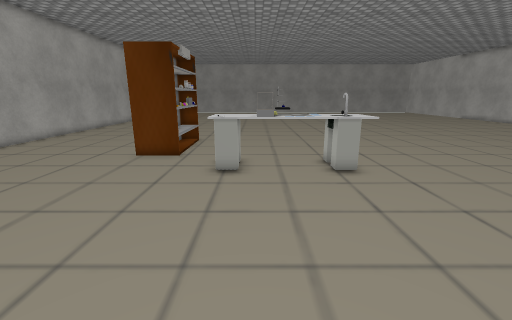
[1] (above)

18 first-person views from a walk through a Unity game level. The camera is 1.5 m above the floor, tilts 14° down and sees 90° across. The floor is counted in squares, 0.5 m on a side. Each view is taken from the middle of a square. On the plan, view 1 faces up. The plan holds only what a view shows up to about 19 squares ahead; the rest is blank. The place goes on beyond the plan. The player character is not drawn. Some surface patterns are stand-ins.

[2]
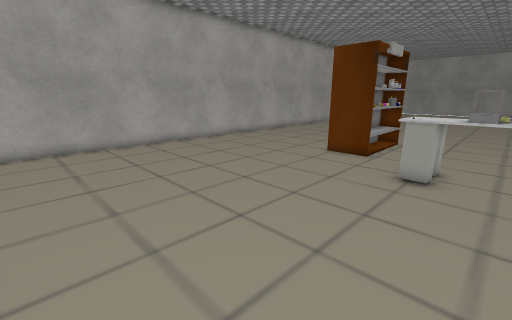

[3]
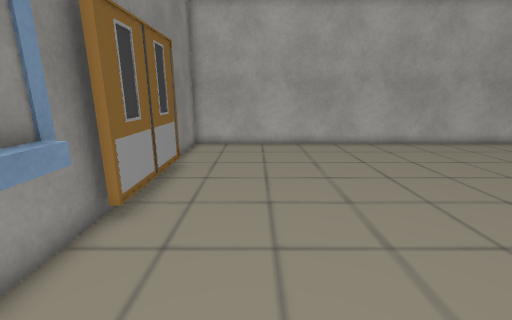

[4]
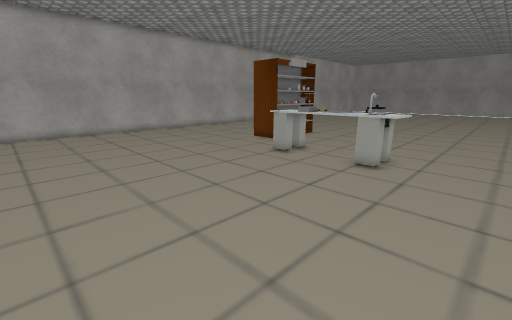

[5]
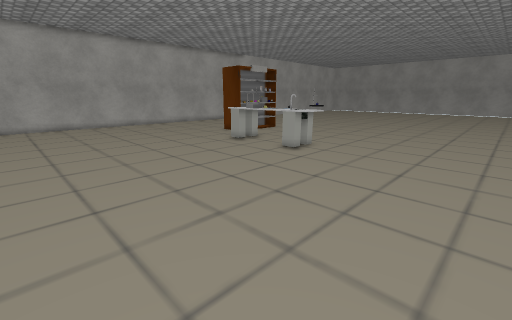

[6]
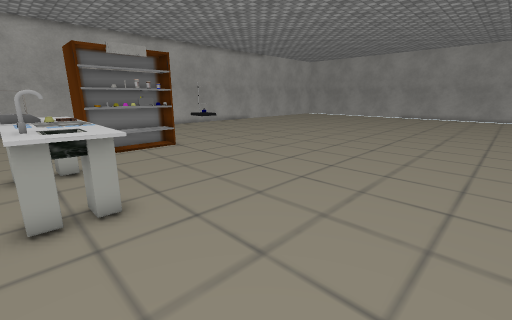

[7]
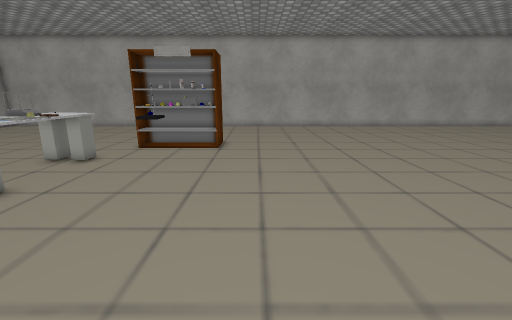

[8]
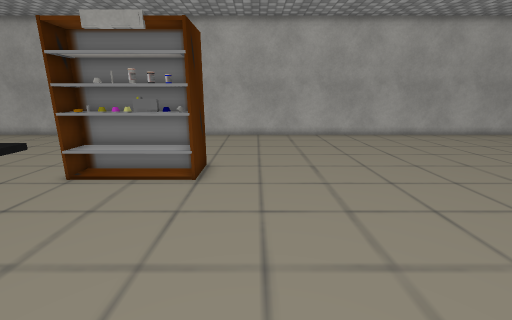

[9]
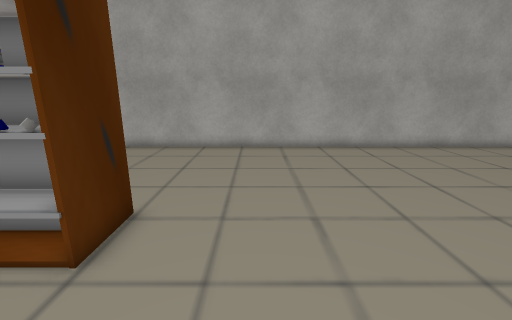

[10]
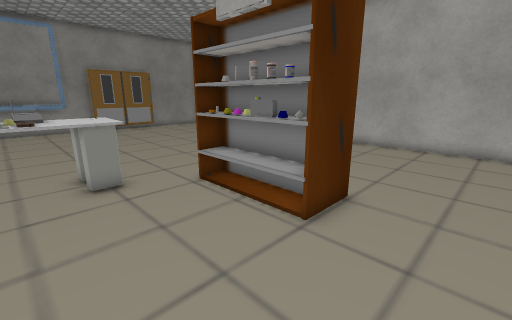

[11]
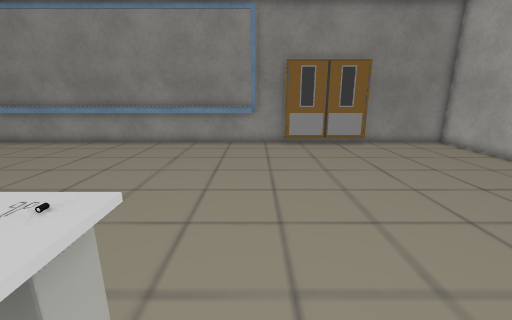

[12]
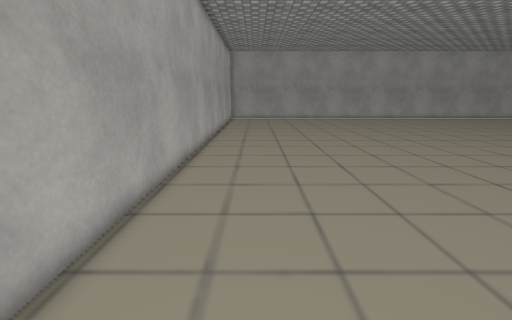

[13]
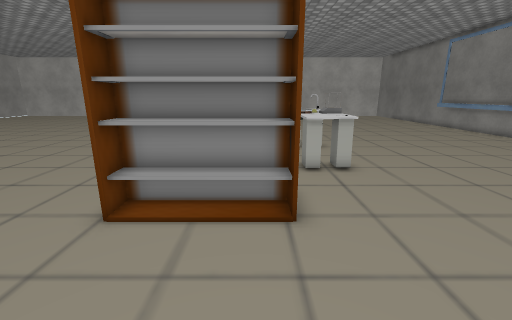

[14]
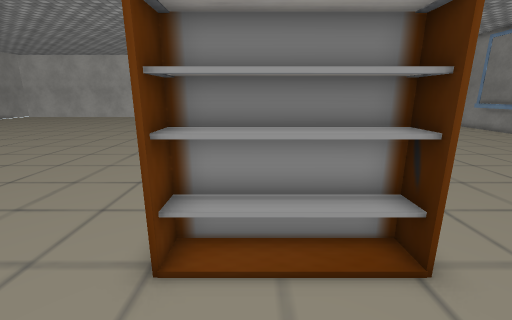

[15]
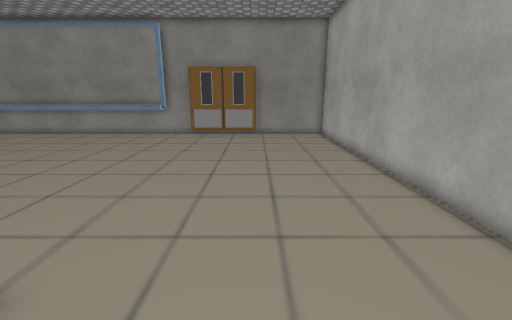

[16]
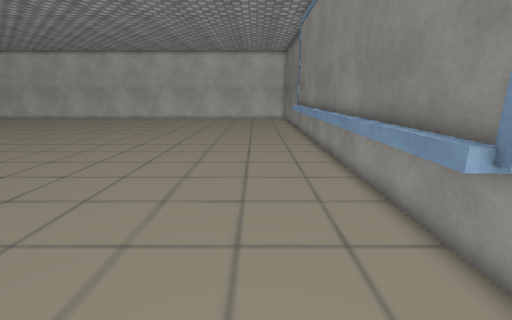

[17]
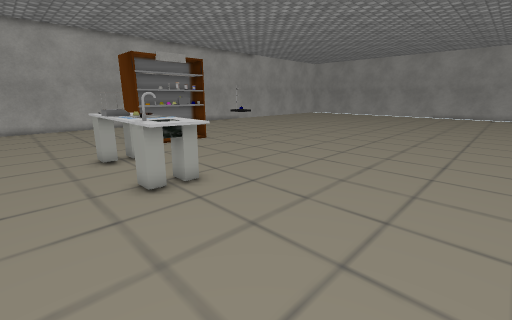

[18]
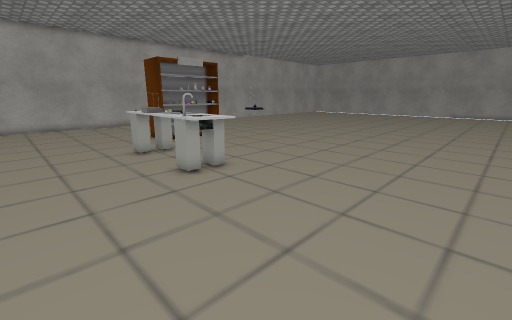

### Floor plan
Key: @ floor where view 1 was taken; # wall or solid block; . floor; O other object.
Columns run from 15 left of view 1 to 13 right of it. Each row starts with its distance up from view 1.
 33 #...........................
 32 #...........................
 31 #............................
 30 #............................
 29 #............................
 28 #............................
 27 #............................
 26 #............................
 25 #............................
 24 #............................
 23 #............................
 22 #............................
 21 #............................
 20 #............................
 19 #............................
 18 #........OOO.................
 17 #........OOO.....O...........
 16 #........OO ....OO...........
 15 #........OOO.................
 14 #........OOO.................
 13 #........OOO.................
 12 #............OOOOOOOO........
 11 #............OOOOOOOO........
 10 #............OOOOOOOO........
  9 #............................
  8 #............................
  7 #............................
  6 #............................
  5 #............................
  4 #............................
  3 #............................
  2 #............................
  1 #............................
  0 #..............@.............
 -1 #............................
 -2 #............................
 -3 #............................
 -4 #....######.#################
 -5 #######  ########

Positions as (right, up) in squares from view 1, and headings:
1: (0, 0), facing up
2: (1, 0), facing up-left
3: (1, -1), facing left
4: (8, -1), facing up-left
5: (13, -2), facing up-left
6: (11, 10), facing up-left
7: (11, 20), facing left
8: (5, 20), facing left
9: (0, 21), facing left
10: (1, 21), facing down-left
11: (-3, 12), facing down
12: (-12, 14), facing up
13: (-12, 14), facing right
14: (-10, 16), facing right
15: (-10, 16), facing down
16: (-6, -1), facing right
17: (12, 7), facing up-left
18: (13, 5), facing up-left
